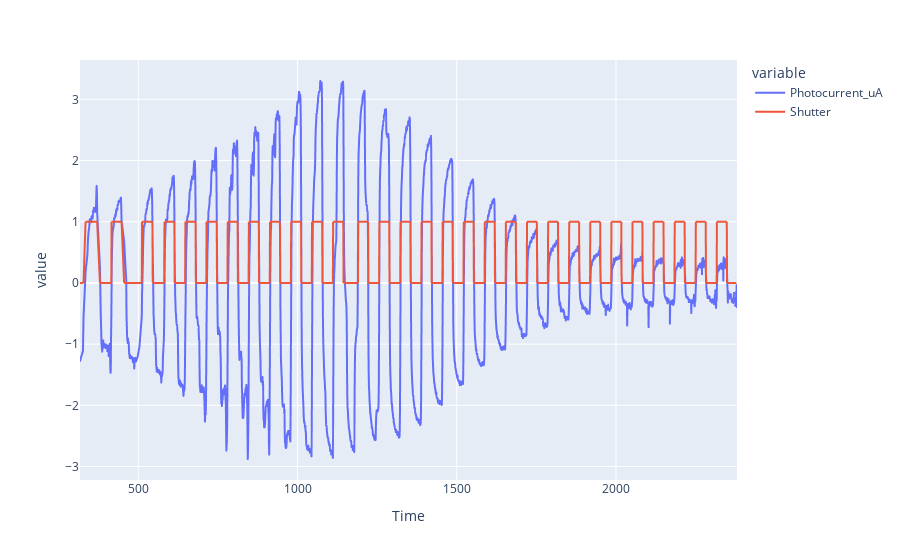

This figure's notebook cell:
### Code cell
df_resampled["Photocurrent"] = res.seasonal
df_resampled["Photocurrent_uA"] = df_resampled.Photocurrent*1E8
px.line(df_resampled, "Time", ["Photocurrent_uA", "Shutter"])

### Figure 1 — Plotly figure (JSON) as saved in the notebook; plotly's stock layout.template omitted (floating-point values rounded to 4 significant figures; data arrays with more than 128 entries replaced by an {"elided": "..."} marker saying what was removed)
{"data": [{"hovertemplate": "variable=Photocurrent_uA<br>Time=%{x}<br>value=%{y}<extra></extra>", "legendgroup": "Photocurrent_uA", "line": {"color": "#636efa", "dash": "solid"}, "marker": {"symbol": "circle"}, "mode": "lines", "name": "Photocurrent_uA", "showlegend": true, "type": "scattergl", "x": {"elided": "2384 float values"}, "xaxis": "x", "y": {"elided": "2384 float values"}, "yaxis": "y"}, {"hovertemplate": "variable=Shutter<br>Time=%{x}<br>value=%{y}<extra></extra>", "legendgroup": "Shutter", "line": {"color": "#EF553B", "dash": "solid"}, "marker": {"symbol": "circle"}, "mode": "lines", "name": "Shutter", "showlegend": true, "type": "scattergl", "x": {"elided": "2384 float values"}, "xaxis": "x", "y": {"elided": "2384 int values"}, "yaxis": "y"}], "layout": {"legend": {"title": {"text": "variable"}, "tracegroupgap": 0}, "margin": {"t": 60}, "xaxis": {"anchor": "y", "domain": [0, 1], "title": {"text": "Time"}}, "yaxis": {"anchor": "x", "domain": [0, 1], "title": {"text": "value"}}}}
